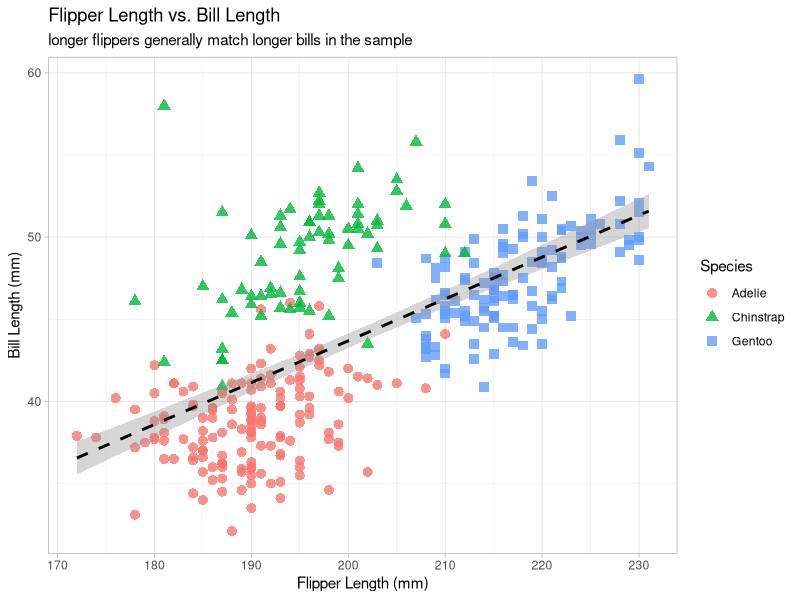

R code for this plot:
# AUTHOR: Fritz Harly G. Degamo
# PROJECT: Finals R Project
# CATEGORY: e. data visualization script 2
# DESCRIPTION: show the relationship between flipper length and bill length
# EXPLANATION: this graph shows the relationship between flipper length and bill length across penguin records
#              the upward trend suggests that penguins with longer flippers also tend to have longer bills in this dataset
#              the species colors and shapes help show that the pattern is shared across groups while still revealing variation between species

library(palmerpenguins)
library(ggplot2)

# DATA PREPARATION
# remove missing measurements before plotting the relationship
penguins_measurements <- penguins[
  !is.na(penguins$flipper_length_mm) & !is.na(penguins$bill_length_mm),
]

# VISUALIZATION
# use points and a linear trend line to make the relationship easier to interpret
ggplot(data = penguins_measurements, aes(x = flipper_length_mm, y = bill_length_mm)) +
  geom_point(aes(color = species, shape = species), size = 3, alpha = 0.8) +
  geom_smooth(method = "lm", color = "black", linetype = "dashed") +
  labs(
    title = "Flipper Length vs. Bill Length",
    subtitle = "longer flippers generally match longer bills in the sample",
    x = "Flipper Length (mm)",
    y = "Bill Length (mm)",
    color = "Species",
    shape = "Species"
  ) +
  theme_light()

# EXPLANATION
# this graph shows the relationship between flipper length and bill length across penguin records
# the upward trend suggests that penguins with longer flippers also tend to have longer bills in this dataset
# the species colors and shapes help show that the pattern is shared across groups while still revealing variation between species
